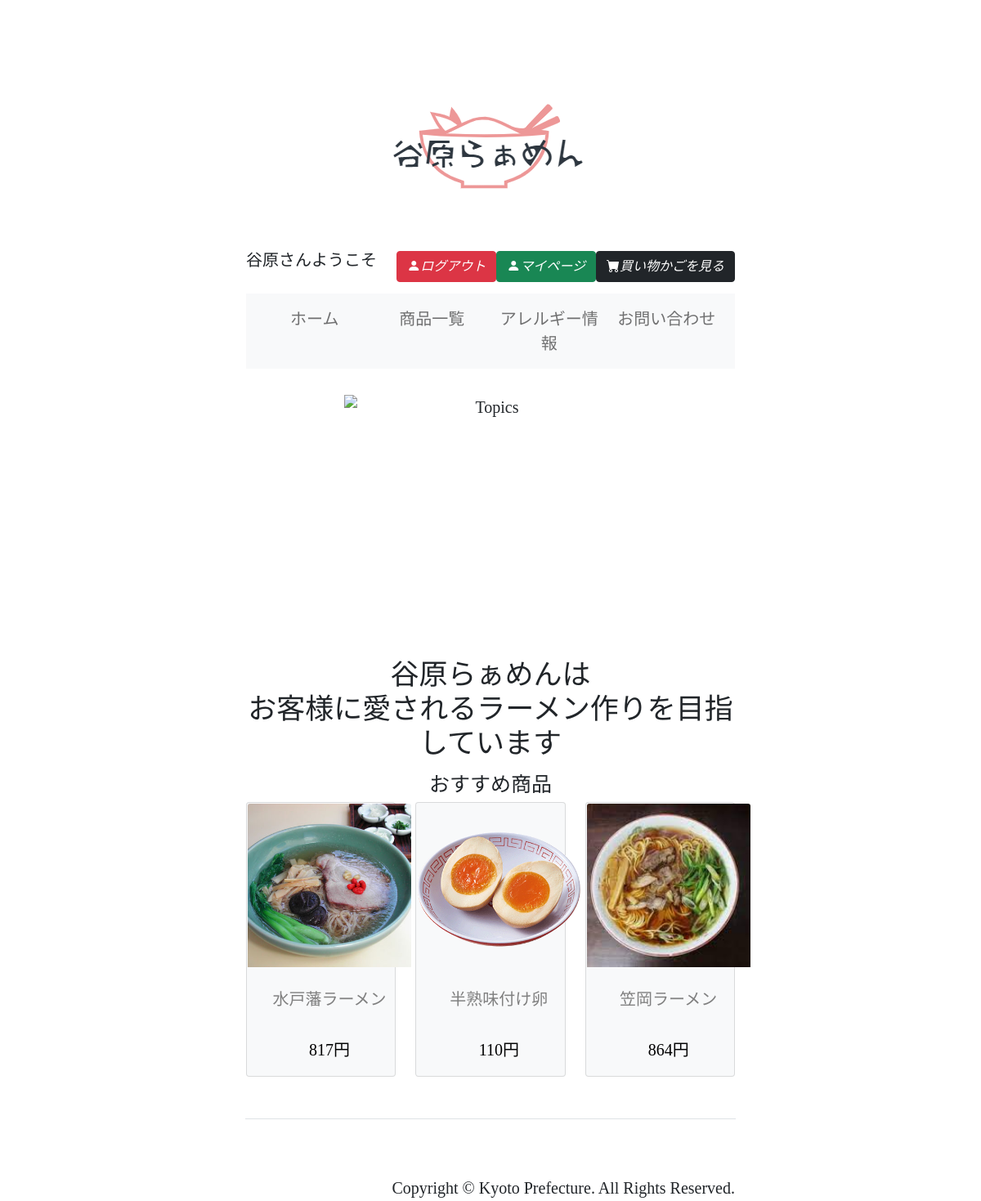
Screenshot of /view/Home.php (signed in) with the database file from the repository.
### tables this page shows
CREATE TABLE `product_image` (
  `product_id` int(11) NOT NULL,
  `line_code` smallint(6) NOT NULL DEFAULT 1,
  `img` varchar(510) DEFAULT NULL
);

CREATE TABLE `product` (
  `product_id` int(11) NOT NULL,
  `emp_id` int(11) NOT NULL,
  `name` varchar(255) DEFAULT NULL,
  `detail` varchar(510) DEFAULT NULL,
  `price` int(11) DEFAULT NULL,
  `sale_flag` tinyint(1) DEFAULT NULL,
  `quality_period` smallint(3) DEFAULT NULL,
  `business_code` int(11) DEFAULT 456128416,
  `checkdigit` int(11) DEFAULT NULL,
  `registration_date` date DEFAULT NULL,
  `evaluation` char(1) DEFAULT '1',
  `delete_flag` tinyint(1) DEFAULT NULL
);

### controller/Control_Products_02.php (called while the page is built, shortened)
<?php
include '../model/Model.php';
class Control_Products
{
    private $model;
    function __construct()
    {
        try {
            $this->model = new Model();
        } catch (PDOException $e) {
            print('データベースに接続できませんでした：'.$e->getMessage());
            die();
        }
    }
    public function get_products()
    {
        try {
            $sql = "SELECT product.product_id, product.name, product.price, product_image.img, product.evaluation, product.registration_date
                    FROM product
                    RIGHT OUTER JOIN product_image
                    ON product.product_id = product_image.product_id
                    ORDER BY product.evaluation DESC";
            return $this->model->exec_sql($sql);
        } catch (PDOException $e) {
            print('商品一覧を取得できません：'.$e->getMessage());
            die();
        }
    }
}

### model/Model.php (called while the page is built, shortened)
<?php
class Model
{
    private $pdo;
    private $DSN = 'mysql:dbname=82;host=localhost;charset=utf8;';
    private $DB_USERNAME = 'office3';
    private $DB_PASSWORD = 'kamogawa';
    public function __construct()
    {
        try {
            $this->pdo = new PDO($this->DSN, $this->DB_USERNAME, $this->DB_PASSWORD, array(PDO::MYSQL_ATTR_INIT_COMMAND => 'SET NAMES utf8'));
        } catch (PDOException $e) {
            print('データベースに接続できませんでした：' . $e->getMessage());
            die();
        }
    }
    public function exec_sql($sql)
    {
        try {
            $stmt = $this->pdo->prepare($sql);
            $stmt->execute();
            return $stmt->fetchAll();
        } catch (PDOException $e) {
            print('SQL実行エラー：' . $e->getMessage());
            die();
        }
    }
}

### view/Home.php (the view, shortened to what this page needs)
<!DOCTYPE html>
<html lang="en">
<head>
    <?php include 'frame/basic_style_info.php'; ?>
    <?php include '../controller/Control_Products_02.php';
    $products = new Control_Products();
    $products_data = $products->get_products();
    ?>
    <link href="css/products.css" rel="stylesheet" />
    <link href="css/Home.css" rel="stylesheet" />
</head>
<body>
    <?php include 'frame/header.php'; ?>
    <br>
    <table width="100%">
        <tr>
            <td align="center">
                <div id="carouselExampleSlidesOnly" class="carousel slide" data-bs-ride="carousel">
                    <div class="carousel-inner">
                        <div class="carousel-item active">
                            <img src="../img/shio01.jpg" class="d-block w-100" alt="Topics" />
                        </div>
                    </div>
                </div>
            </td>
        </tr>
        <tr>
            <td>
                <h3>谷原らぁめんは<br>お客様に愛されるラーメン作りを目指しています</h3>
            </td>
        </tr>
        <tr>
            <td>
                <p1>おすすめ商品</p1>
            </td>
        </tr>
        <tr>
            <td>
                <div class="row row-cols row-cols-md-3 g-4 justify-content-center">
                        <?php for ($i=0; $i < 3; $i++) { ?>
                            <?php $value = $products_data[$i]; ?>
                            <div class="col-sm-3">
                                <div class="card text-dark bg-light h-100">
                                    <form action="Product_Details.php" name="product_form" method="post">
                                        <table class="table-light" align="center">
                                            <tr>
                                                <td>
                                                    <input type="image" src="<?php echo $value['img']; ?>" class="card-img-top" alt="img" />
                                                    <div class="card-body">
                                                        <a class="card-text" href="Product_Details.php"><?php echo $value['name']; ?></a>
                                                    </div>
                                                    <div class="card-body">
                                                        <p class="card-text"><?php echo $value['price']; ?>円</p>
                                                    </div>
                                                </td>
                                            </tr>
                                        </table>
                                    </form>
                                </div>
                            </div>
                    <?php } ?>
                </div>
            </td>
        </tr>
    </table>
    <?php include 'frame/footer.php'; ?>
</body>
</html>

### view/css/style.css (style rules this page uses)
.carousel-inner { width: 60%; height: 40%; max-width: 400px !important; max-height: 400px !important; }
.card-img-top { width: 60%; height: 60%; max-width: 500px; max-height: 400px; }
a { color: gray; text-decoration: none; }
body { font-family: "游明朝"; font-size: 20px; margin: 0px auto; padding: 0px; max-width: 50%; text-align: center; padding-top: 5rem; }

### view/css/products.css (style rules this page uses)
h3 { font-size: 35px; }
.card-img-top { object-fit: cover; width: 200px; height: 200px; }

### view/css/Home.css (style rules this page uses)
p1 { font-size: 25px; }
.d-block { object-fit: cover; width: auto; height: 320px; }

### rows the page displays
product_image: product.name "水戸藩ラーメン", product.price "817"
product_image: product.name "半熟味付け卵", product.price "110"
product_image: product.name "笠岡ラーメン", product.price "864"

### other values shown
$_SESSION['logged_in_last_name'] "谷原"
